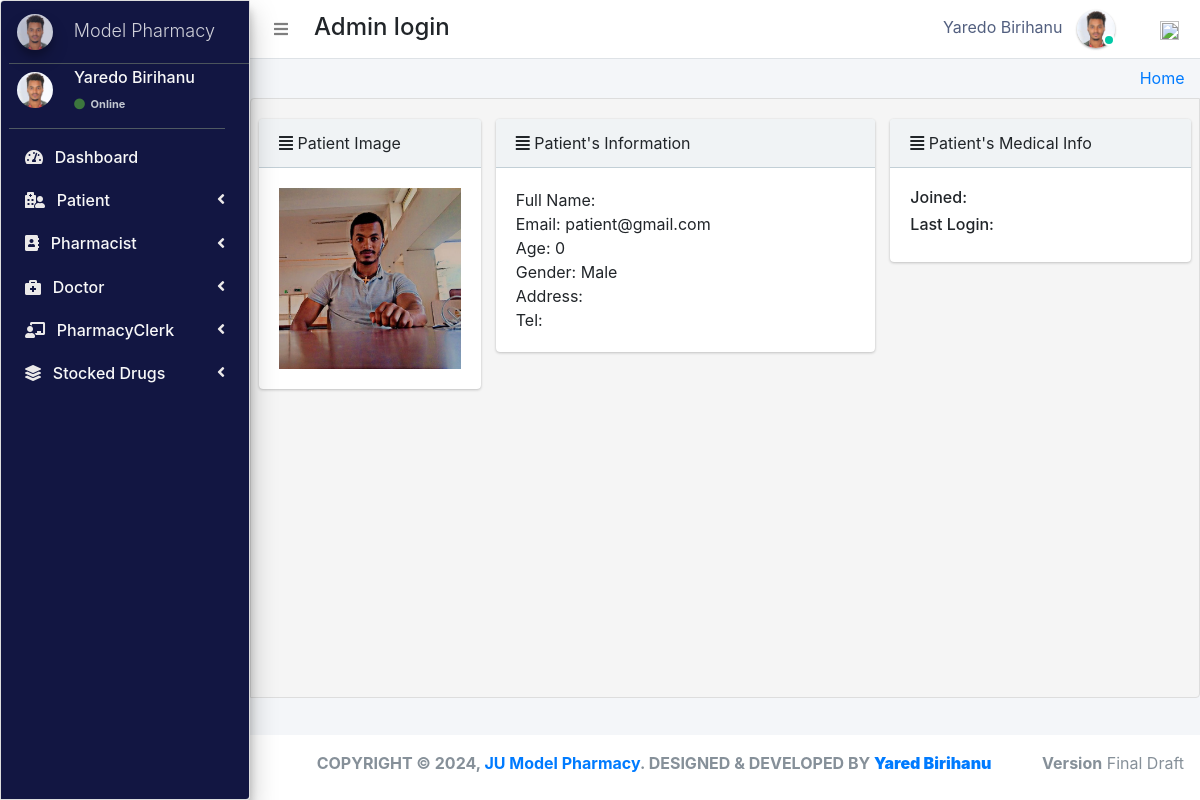
Screenshot of /admin_user/patient_personalRecords/3/ (signed in) with the database file from the repository.
### pharmacy/models.py (models this page shows, shortened)
class CustomUser(AbstractUser):
    user_type_data = ((1, "AdminHOD"), (2, "Pharmacist"), (3, "Doctor"), (4, "PharmacyClerk"),(5, "Patients"))
    user_type = models.CharField(default=1, choices=user_type_data, max_length=10)

class AdminHOD(models.Model):
    gender_category=(
        ('Male','Male'),
        ('Female','Female'),
    )
    admin = models.OneToOneField(CustomUser,null=True, on_delete = models.CASCADE)
    emp_no= models.CharField(max_length=100,null=True,blank=True)
    gender=models.CharField(max_length=100,null=True,choices=gender_category)
    mobile=models.CharField(max_length=10,null=True,blank=True)
    address=models.CharField(max_length=300,null=True,blank=True)
    profile_pic=models.ImageField(default="admin.png",null=True,blank=True)
    created_at = models.DateTimeField(auto_now_add=True)
    updated_at = models.DateTimeField(auto_now=True)
    date_employed=models.DateTimeField(auto_now_add=True, auto_now=False)
    objects = models.Manager()

class Patients(models.Model):
    gender_category=(
        ('Male','Male'),
        ('Female','Female'),
    )
    admin = models.OneToOneField(CustomUser,null=True, on_delete = models.CASCADE)
    reg_no=models.CharField(max_length=30,null=True,blank=True,unique=True)
    gender=models.CharField(max_length=7,null=True,blank=True,choices=gender_category)
    first_name=models.CharField(max_length=20,null=True,blank=True)
    last_name=models.CharField(max_length=20,null=True,blank=True)
    dob=models.DateTimeField(auto_now_add= False, auto_now=False,null=True,blank=True)
    phone_number=models.CharField(max_length=10,null=True,blank=True)
    profile_pic=models.ImageField(default="patient.jpg",null=True,blank=True)
    age = models.IntegerField(default=0, blank=True, null=True)
    address=models.CharField(max_length=300,null=True,blank=True)
    date_admitted=models.DateTimeField(auto_now_add=True, auto_now=False)
    last_updated = models.DateTimeField(auto_now_add=False, auto_now=True)

### pharmacy/HODViews.py (the view)
# urls.py: path('admin_user/patient_personalRecords/<pk>/',HODViews.patient_personalRecords,name='patient_record'),
def patient_personalRecords(request,pk):
    patient=Patients.objects.get(id=pk)
    prescrip=patient.prescription_set.all()
    stocks=patient.dispense_set.all()
    context={
        "patient":patient,
        "prescription":prescrip,
        "stocks":stocks
    }
    return render(request,'hod_templates/patient_personalRecords.html',context)

### pharmacy/templates/hod_templates/patient_personalRecords.html
{% extends 'hod_templates/base_template.html'%} {% block main_content %}
<div class="content">
    <div class="row pt">
        <div class="col-lg-3">
            <div class="card">
                <div class="card-header">
                    <i class="fa fa-align-justify"></i> Patient Image
                </div>
                <div class="card-body d-flex justify-content-center">
                    <img src="{{patient.profile_pic.url}}" class="img-fluid" />
                </div>
            </div>
        </div>
        <div class="col-lg-5">
            <div class="card">
                <div class="card-header">
                    <i class="fa fa-align-justify"></i> Patient's Information
                </div>
                <div class="card-body">
                    <tbody>
                        <tr>
                            <td>Full Name: {{patient.patientname}}</td>
                            <br>
                            <td>Email: {{ patient.admin.email }}</td>
                            <br>
                            <td>Age: {{ patient.age }}</td>
                            <br>
                            <td>Gender: {{ patient.gender }}</td>
                            <br>
                            <td>Address: {{ patient.adresss }}</td>
                            <br>
                            <td>Tel: {{ patient.mobile }}</td>
                        </tr>
                    </tbody>
                </div>
            </div>
        </div>
        <div class="col-lg-4">
            <div class="card">
                <div class="card-header">
                    <i class="fa fa-align-justify"></i> Patient's Medical Info
                </div>
                <div class="card-body">
                    <h6>Joined: </h6>
                    <h6>Last Login: </h6>
                </div>
            </div>
        </div>
    </div>
</div>
{% endblock %}

### pharmacy/templates/hod_templates/base_template.html (shortened to what this page needs)
{% extends 'base_file.html' %} {% block htm %}
<body class="hold-transition sidebar-mini layout-fixed">
    <div class="wrapper">
        <nav class="main-header navbar navbar-expand navbar-white navbar-light">
            <ul class="navbar-nav">
                <li class="nav-item">
                    <a class="nav-link" data-widget="pushmenu" href="#" role="button"><i class="fas fa-bars"></i></a>
                </li>
            </ul>
            <h4 style="margin-left: 10px; margin-top: 5px;">Admin login </h4>
            <ul class="navbar-nav ml-auto">
                <li class="mx-3">
                    <a href="#" class="sm-submenu-with-image a">
                        <span>{{user.first_name}}  {{user.last_name}}</span>
                        <img src="{{request.user.adminhod.profile_pic.url}}" class="img-circle elevation-1" width="38" height="38" alt="">
                        <span class="avatar-status avatar-sm-status avatar-status-success"></span>
                    </a>
                </li>
                <li class="nav-item dropdown ml-3 low">
                    <a href="#" class="btn btn-outlined btn-black text-muted bg-transparent " data-toggle="dropdown" aria-expanded="false" data-wow-delay="0.7s"><img src="https://img.icons8.com/ios/50/000000/settings.png" width="19" height="19">
                    </a>
                </li>
            </ul>
        </nav>
        {% include 'hod_templates/sidebar.html'%}
        <div class="content-wrapper">
            <div class="content-header">
                <div class="container-fluid">
                    <div class="row ">
                        <div class="col-sm-6">
                        </div>
                        <div class="col-sm-6 ">
                            <ol class="breadcrumb float-sm-right">
                                <li class="breadcrumb-item"><a href="">Home</a></li>
                            </ol>
                        </div>
                    </div>
                </div>
            </div>
            {% block main_content %} {% endblock main_content %}
        </div>
        {% include 'hod_templates/footer.html'%}
    </div>
    {% endblock htm %}

### pharmacy/templates/hod_templates/sidebar.html (shortened to what this page needs)
<aside class="main-sidebar sidebar-dark-primary elevation-4">
    <a href="" class="brand-link ml-2">
        <img src="{{request.user.adminhod.profile_pic.url}}" alt="" width="36" height="36" class=" img-circle elevation-3" style="opacity: .8">
        <span class="brand-text font-weight-light mt-1 ml-3 mmust">Model Pharmacy</span>
    </a>
    <div class="sidebar">
        <div class="user-panel mr-3">
            <div class="pull-left image sm-submenu-with-image a ml-2 ">
                <img src="{{request.user.adminhod.profile_pic.url}}" class="img-circle mt-2" width="36" height="36" alt="User Image">
            </div>
            <div class="pull-left info">
                <p>{{user.first_name}} {{user.last_name}}</p>
                <a href="#"><i class="fa fa-circle text-success "></i> Online</a>
            </div>
        </div>
        <nav class="mt-2">
            <ul class="nav nav-pills nav-sidebar flex-column" data-widget="treeview" role="menu" data-accordion="false">
                <li class="nav-item">
                    <a href="{% url  'admin_dashboard' %}" class="nav-link">
                        <i class="fas fa-tachometer-alt mr-2"></i>
                        <p>
                            Dashboard
                        </p>
                    </a>
                </li>
                <li class="nav-item">
                    <a href="#" class="nav-link">
                        <i class="fas fa-hospital-user mr-2"></i>
                        <p>
                            Patient
                            <i class="right fas fa-angle-left"></i>
                        </p>
                    </a>
                </li>
                <li class="nav-item">
                    <a href="#" class="nav-link">
                        <i class="fas fa-address-book mr-2"></i>
                        <p>
                            Pharmacist
                            <i class="right fas fa-angle-left"></i>
                        </p>
                    </a>
                </li>
                <li class="nav-item">
                    <a href="#" class="nav-link">
                        <i class="fas fa-briefcase-medical mr-2"></i>
                        <p>
                            Doctor
                            <i class="right fas fa-angle-left"></i>
                        </p>
                    </a>
                </li>
                <li class="nav-item">
                    <a href="#" class="nav-link">
                        <i class="fas fa-chalkboard-teacher mr-2"></i>
                        <p>
                            PharmacyClerk
                            <i class="right fas fa-angle-left"></i>
                        </p>
                    </a>
                </li>
                <li class="nav-item">
                    <a href="#" class="nav-link">
                        <i class="fas fa-layer-group mr-2"></i>
                        <p>
                            Stocked Drugs
                            <i class="right fas fa-angle-left"></i>
                        </p>
                    </a>
                </li>
            </ul>
        </nav>
    </div>
</aside>

### static/css/main.css (style rules this page uses)
html { font-family: sans-serif; line-height: 1.15; -webkit-text-size-adjust: 100%; -webkit-tap-highlight-color: transparent; }
body { overflow-y: hidden; overflow-x: hidden; font-family: -apple-system, BlinkMacSystemFont, "Segoe UI", Roboto, "Helvetica Neue", Arial, "Noto Sans", sans-serif, "Apple Color Emoji", "Segoe UI Emoji", "Segoe UI Symbol", "Noto Color Emoji" !important; }
.content { background-color: #f5f5f5; border: 1px solid #dddddd; border-radius: 4px 0px 4px 0px; left: -1px; padding: 10px 7px 5px; }
.main-sidebar { background: #ffffff; border: 1px solid #dddddd; border-radius: 4px 0px 4px 0px; font-weight: bold; }
.content { height: 75vh; overflow-y: scroll; overflow-x: hidden; }
.content .row { margin-top: 20px !important; }
.main-sidebar { background-color: #121642 !important; color: white !important; }
.main-sidebar p { color: #f8f8f8 !important; font-weight: 500 !important }
.main-sidebar i { color: rgb(235, 233, 233) !important; }
.avatar-status { position: absolute; bottom: 12px; right: 75.4px; display: -ms-inline-flexbox; display: inline-flex; -ms-flex-negative: 0; flex-shrink: 0; -ms-flex-pack: center; justify-content: center; -ms-flex-align: center; align-items: center; white-space: nowrap; text-align: center; vertical-align: baseline; font-weight: 600; border: .125rem solid #fff; width: 12px; height: 12px; line-height: 1; font-size: .71094rem; border-radius: 50%; }
.avatar-status-success { color: #fff; background-color: #00c9a7; }
.pt .card-header { padding: 0.75rem 1.25rem; margin-bottom: 0; background-color: #f0f3f5; border-bottom: 1px solid #c2cfd6; }
.pull-left { float: left; }
.pull-left { float: left!important; }
.user-panel>.info { padding: 5px 5px 5px 15px; line-height: 1; position: absolute; left: 55px; }
.user-panel>.info>p { font-weight: 600; margin-bottom: 9px; }
p { margin: 0 0 10px; }
.user-panel { padding-bottom: 20px; }
.user-panel:after { clear: both; }
.user-panel:before, .user-panel:after { content: " "; display: table; }
.user-panel>.info>a>.fa, .user-panel>.info>a>.ion, .user-panel>.info>a>.glyphicon { margin-right: 3px; }
.fa-circle { color: #3c763d !important; }
.user-panel i { color: #3c763d !important; }
.user-panel>.info>a { text-decoration: none; padding-right: 5px; margin-top: 3px; font-size: 11px; overflow: hidden; white-space: nowrap; }
.mmust { overflow: hidden; white-space: nowrap; font-size: 18px; }
.container-fluid { width: 100%; padding-right: 15px; padding-left: 15px; margin-right: auto; margin-left: auto; }
.row { display: flex; flex-wrap: wrap; margin-right: -15px; margin-left: -15px; }
.d-flex { display: flex !important; z-index: 44; }
.d-flex { display: flex !important; }
.img-circle { border-radius: 50%; }
.content-wrapper .content-header { padding: 5px 0.5rem !important; }

### static/css/profile.css (style rules this page uses)
li { list-style-type: none ! }
.navbar-nav span { color: #525f7f !important; margin-right: 10px !important; }
body { font-family: 'Rubik', sans-serif; height: 100% !important; }

### rows the page displays
CustomUser: first_name "Yaredo", last_name "Birihanu", user.adminhod.profile_pic (picture)
Patients: profile_pic (picture), admin.email "patient@gmail.com", age "0", gender "Male"
